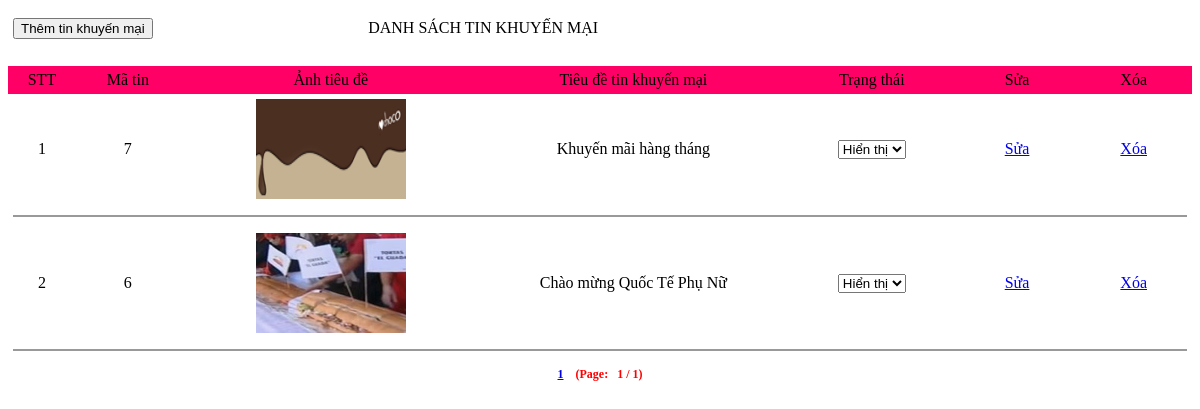
Page /admin/promotion/promotion_list.php on the earlier database version.
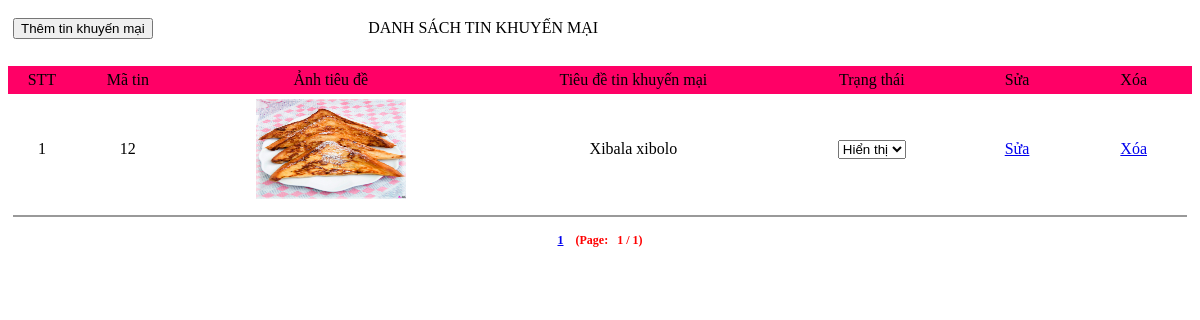
Same page on the later database version.
### tables this page shows
CREATE TABLE IF NOT EXISTS `promotion` (
  `PromoID` int(11) NOT NULL AUTO_INCREMENT,
  `PromoTitle` varchar(200) NOT NULL,
  `PromoNote` varchar(500) NOT NULL,
  `PromoIcon` varchar(100) NOT NULL,
  `PromoContent` varchar(500) NOT NULL,
  `PromoStatus` tinyint(4) NOT NULL DEFAULT '1',
  PRIMARY KEY (`PromoID`)
);

### admin/promotion/promotion_list.php (the view, shortened to what this page needs)
<?
	$record_per_page = 10;
	$pagenum = $_GET["page"];
	$page = "admin.php?go=promotion_list";
	$sqlPromotion="SELECT * FROM promotion order by PromoID desc";
	$ResultPromotion=mysql_query($sqlPromotion,$cnn);
	$totalpage =ceil( mysql_num_rows($ResultPromotion) / $record_per_page);
	if(!$pagenum || $pagenum <=0 || $pagenum > $totalpage){
		$pagenum = 1;
	}
	if($pagenum == 1){
		$from = 0;
	}else{
		$from = ($pagenum-1)*$record_per_page;
	}
	$sqlPromotion =$sqlPromotion." LIMIT ".$from.",".$record_per_page;
	$ResultPromotion=mysql_query($sqlPromotion,$cnn);
?>
<table width="100%" border="0" cellpadding="5" cellspacing="0">
  <tr>
	<td width="30%" height="40">
		<input class="buttonbutton" id="btadd" name="submit" type="submit" onclick="window.location ='admin.php?go=promotion_add'" value="Thêm tin khuyến mại" />			</td>
	<td width="70%"><span class="style1">DANH SÁCH TIN KHUYẾN MẠI </span></td>
  </tr>
</table><br />
<div class="table2">
		<table width="100%" border="0" cellpadding="5" cellspacing="0">
		  <tr>
		  		<td width="54" align="center" bgcolor="#FF0066"><span class="style2">STT</span></td>
				<td width="88" align="center" bgcolor="#FF0066"><span class="style2">Mã tin </span></td>
				<td width="275" align="center" bgcolor="#FF0066"><span class="style2">Ảnh tiêu đề</span></td>
				<td width="276" align="center" bgcolor="#FF0066"><span class="style2">Tiêu đề tin khuyến mại </span></td>
				<td width="154" align="center" bgcolor="#FF0066"><span class="style2">Trạng thái </span></td>
				<td width="100" align="center" bgcolor="#FF0066"><span class="style2">Sửa</span></td>
				<td width="100" align="center" bgcolor="#FF0066"><span class="style2">Xóa</span></td>
			  </tr>
			  <?
				$t=0;
				while($rowPromotion=mysql_fetch_array($ResultPromotion))
				{
					$t++;
			  ?>
			  <tr onmouseover="this.className='over'" onmouseout="this.className='out'">
				<td align="center" height="43" onclick="location.href='admin.php?go=promotion_detail&action=detail&pid=<? echo $rowPromotion['PromoID']; ?>'"><div align="center"><?php echo($t);?></div></td>
				<td align="center" onclick="location.href='admin.php?go=promotion_detail&action=detail&pid=<? echo $rowPromotion['PromoID']; ?>'">
					<?
						echo $rowPromotion['PromoID'];
					?>	</td>
				<td align="center" onclick="location.href='admin.php?go=promotion_detail&action=detail&pid=<? echo $rowPromotion['PromoID']; ?>'">
				<img width="150" height="100" src="../promotionpicture/<? echo $rowPromotion['PromoIcon']; ?>"/>	</td>
				<td align="center" onclick="location.href='admin.php?go=promotion_detail&action=detail&pid=<? echo $rowPromotion['PromoID']; ?>'"><?
						echo $rowPromotion['PromoTitle'];
					?></td>
				<td align="center"><select class="tableboxinput" name="select" onchange="location.href='admin.php?go=promotion_list&action=update&pid=<? echo $rowPromotion['PromoID']; ?>&status='+this.value">
				  <?
						if($rowPromotion['PromoStatus']==1)
						{
					?>
				  <option value="1">Hiển thị</option>
				  <?
						}else{
					?>
				  <option value="0">Ẩn</option>
				  <option value="1">Hiển thị</option>
				  <?
						}
					?>
				</select></td>
				<td width="100" align="center"><a href="admin.php?go=promotion_edit&action=edit&pid=<? echo $rowPromotion['PromoID']; ?>">Sửa</a></td>
				<td width="100" align="center">
					<a href="admin.php?go=promotion_list&action=del&pid=<? echo $rowPromotion['PromoID'] ?>" onclick="if(confirm('Bạn có chắc chắc muốn xóa tin khuyến mại này không?')) return true; else return false;">Xóa</a>	</td>
			  </tr>
			  <tr style="font-size:12px; font-weight:bold">
				<td colspan="7" align="center" ><hr color="#999999" size="2" /></td>
			  </tr>
			  <?
			  }
			  ?>
			  <tr style="font-size:12px; font-weight:bold">
				<td colspan="7" align="center" ><?
						for($i =1; $i<=$totalpage;$i++)
						{
							if ($i==1){
								echo "<a href='".$page."&page=".$i."' >".$i."</a>"	;
							}else{
							if($pagenum==$i)
								echo " | <a href='".$page."&page=".$i."'><B><font color=red><u>".$i."</u></font></B></a>";
							else
								echo " | <a href='".$page."&page=".$i."'>".$i."</a>";
							}
						}
						echo("<font color=red>  &nbsp; &nbsp;(Page: &nbsp; ".$pagenum."&nbsp;/&nbsp;".$totalpage.")");
					?></td>
		  </tr>
		</table>
		<br />
</div><br />

Differences in the rows shown:
removed promotion: PromoID "7", PromoIcon (picture), PromoTitle "Khuyến mãi hàng tháng", select "Hiển thị"
removed promotion: PromoID "6", PromoIcon (picture), PromoTitle "Chào mừng Quốc Tế Phụ Nữ", select "Hiển thị"
added promotion: PromoID "12", PromoIcon (picture), PromoTitle "Xibala xibolo", select "Hiển thị"
